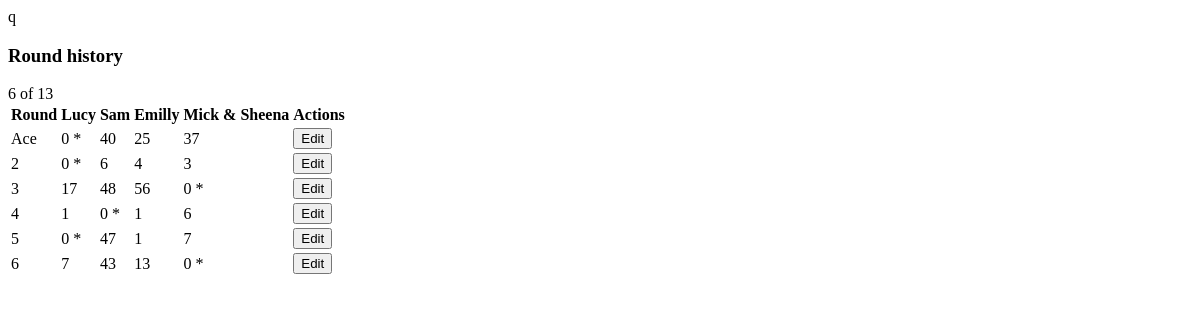
/game/1/round_history, run on an earlier commit of the app's database.
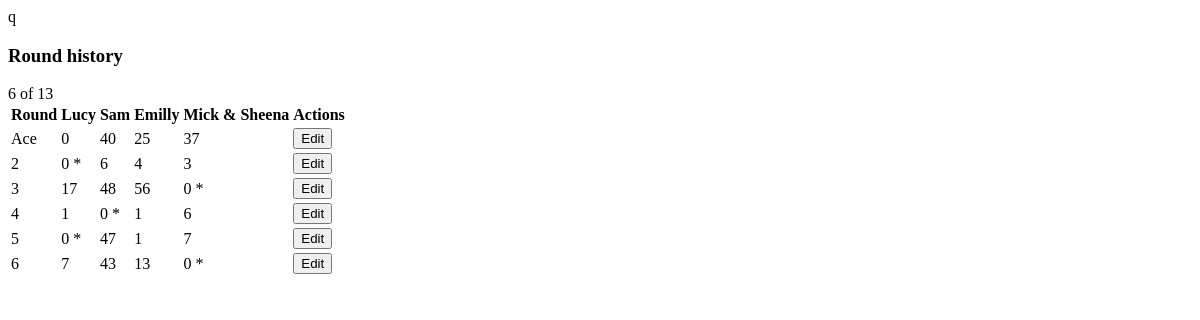
And on a later commit of the database.
### models.py (models this page shows)
class Player(db.Model):
    __tablename__ = "players"
    id = db.Column(db.Integer, primary_key=True)
    game_id = db.Column(db.Integer, db.ForeignKey("games.id"), nullable=False)
    person_id = db.Column(db.Integer, db.ForeignKey("persons.id"), nullable=True)
    name = db.Column(db.String(80), nullable=False)
    sort_order = db.Column(db.Integer, nullable=False)
    created_at = db.Column(db.DateTime, default=datetime.utcnow)
    game = db.relationship("Game", back_populates="players")
    person = db.relationship("Person", back_populates="players")
    round_scores = db.relationship(
        "RoundScore",
        back_populates="player",
        cascade="all, delete-orphan",
    )

### app.py (the view)
@app.get("/game/<int:game_id>/round_history")
def round_history(game_id):
    game = Game.query.get_or_404(game_id)
    context = build_game_context(game)
    return render_template("partials/round_history.html", game=game, **context)

### app.py (called while the page is built)
def round_label(index):
    if 1 <= index <= len(ROUND_LABELS):
        return ROUND_LABELS[index - 1]
    return f"Round {index}"

def compute_ranks(totals):
    if not totals:
        return {}
    unique_totals = sorted(set(totals.values()))
    rank_map = {total: idx + 1 for idx, total in enumerate(unique_totals)}
    return {player_id: rank_map[total] for player_id, total in totals.items()}

def get_person_names():
    return [person.display_name for person in Person.query.order_by(Person.display_name).all()]

### templates/partials/round_history.html (shortened to what this page needs)
q<div id="round-history" class="panel" {% if oob %}hx-swap-oob="true"{% endif %}>
  <div class="panel-header">
    <h3>Round history</h3>
    <span class="tag">{{ rounds|length }} of 13</span>
  </div>
  {% if rounds %}
    <div class="table-wrap">
      <table>
        <thead>
          <tr>
            <th>Round</th>
            {% for player in players %}
              <th>{{ player.name }}</th>
            {% endfor %}
            <th>Actions</th>
          </tr>
        </thead>
        <tbody>
          {% for round_item in rounds %}
            {% set score_map = scores_by_round.get(round_item.id, {}) %}
            {% include "partials/round_history_row.html" %}
          {% endfor %}
        </tbody>
      </table>
    </div>
  {% else %}
    <p class="muted">No rounds scored yet. Submit the first round to start tracking.</p>
  {% endif %}
</div>

### templates/partials/round_history_row.html
<tr id="round-row-{{ round_item.id }}">
  <td>{{ round_item.round_name }}</td>
  {% for player in players %}
    {% set score = score_map.get(player.id) %}
    <td>
      {% if score %}
        {{ score.score }}
        {% if score.went_out %}
          <span class="went-out" title="Went out">*</span>
        {% endif %}
      {% else %}
        -
      {% endif %}
    </td>
  {% endfor %}
  <td>
    <button
      class="btn ghost"
      hx-get="{{ url_for('edit_round_form', game_id=game.id, round_id=round_item.id) }}"
      hx-target="#round-row-{{ round_item.id }}"
      hx-swap="outerHTML"
    >
      Edit
    </button>
  </td>
</tr>

What changed in the data, as far as the page shows it:
shown differently, row unchanged: Player "Lucy": no longer shows "*"
changed RoundScore (number 1 of 24 on the later page): went_out True → False (drawn)
